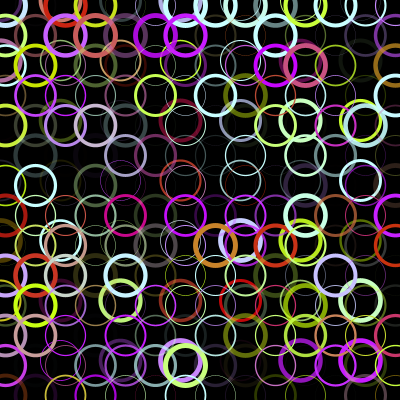
Frame 1 (no input)
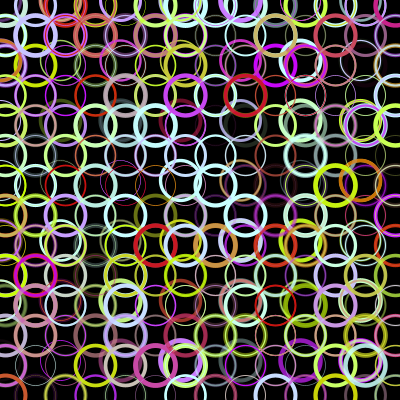
Frame 2 (the mouse pressed at the canvas centre, redrawn once)

The Processing sketch that drew these frames (run headless with seeded random() and noise(); the mouse was pressed at the canvas centre and the sketch redrawn once):

// Processing sketch: processing_39032
// ── processing_39032.pde

//Homework 5_1
//Melissa Diamond

void setup() {
  size (400, 400);
  noFill();
  background(0);
  smooth();
}

void draw() {
  for(int a = 0; a<width; a += 60){
    for(int b = 0; b<width; b+=60){
      shapes (a,b);
    }
  }
  
  for(int c = 5; c<width; c += 30){
    for(int d = 5; d<width; d +=30){
      shapes (c,d);
    }
  }
  
  noLoop();
}

void shapes (float c, float d){  //creates overlapping grid of circles
  pushMatrix();
  translate(0,0);
  strokeWeight(random(5)); //creates random stroke weight
  stroke(200, random(width), random(width), random(width)); //creates random color
  ellipse(c,d,40,40); 
  popMatrix();
}
